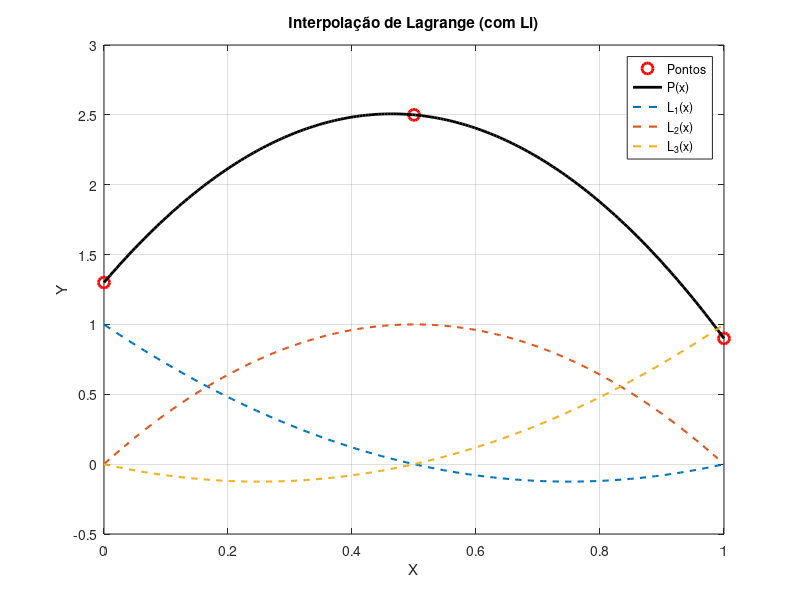

This chart was generated by the following MATLAB code:
function interp_lagrange(X, Y, mostrar_L)
    if nargin < 2
        X = [0, 0.5, 1];
        Y = [1.3, 2.5, 0.9];
        fprintf('Executando Interpolação de Lagrange com pontos padrões:\n');
    end

    if nargin < 3
        mostrar_L = 1:length(X); % mostra todos por padrão
    end

    n = length(X);

    fprintf('\n===============================\n');
    fprintf(' INTERPOLAÇÃO DE LAGRANGE\n');
    fprintf('===============================\n\n');

    % ============================
    % PASSO 1 - Mostrar pontos
    % ============================
    fprintf('Pontos fornecidos:\n');
    for i = 1:n
        fprintf('  P%d = (%.4f, %.4f)\n', i, X(i), Y(i));
    end
    fprintf('\n');

    % ============================
    % PASSO 2 - Mostrar Li(x)
    % ============================
    fprintf('Construção dos polinômios base Li(x):\n\n');

    for i = mostrar_L
        fprintf('L_%d(x) = ', i);

        for j = 1:n
            if j ~= i
                fprintf('(x - %.2f)/(%.2f - %.2f)', X(j), X(i), X(j));
                if j < n
                    fprintf(' * ');
                end
            end
        end
        fprintf('\n');
    end

    fprintf('\n');

    % ============================
    % PASSO 3 - DR (erro)
    % ============================
    Dr = 0;
    for k = 1:n
        val = 0;

        for i = 1:n
            L = 1;
            for j = 1:n
                if j ~= i
                    L = L * (X(k) - X(j)) / (X(i) - X(j));
                end
            end
            val = val + Y(i) * L;
        end

        res = abs(Y(k) - val);
        if res > Dr
            Dr = res;
        end
    end

    fprintf('>> DR = %.6e <<\n\n', Dr);

    % ============================
    % PASSO 4 - POLINÔMIO FINAL
    % ============================
    fprintf('Polinômio final:\n');
    fprintf('P(x) = ');

    for i = 1:n
        fprintf('(%.4f)*L_%d(x)', Y(i), i);
        if i < n
            fprintf(' + ');
        end
    end
    fprintf('\n\n');

    % ============================
    % PASSO 5 - GRÁFICO
    % ============================
    x_g = linspace(min(X), max(X), 200);
    y_g = zeros(size(x_g));

    % Polinômio final
    for k = 1:length(x_g)
        val = 0;
        for i = 1:n
            L = 1;
            for j = 1:n
                if j ~= i
                    L = L * (x_g(k) - X(j)) / (X(i) - X(j));
                end
            end
            val = val + Y(i) * L;
        end
        y_g(k) = val;
    end

    figure;
    plot(X, Y, 'ro', 'MarkerSize', 8, 'LineWidth', 2); hold on;
    plot(x_g, y_g, 'k-', 'LineWidth', 2);

    % Plot dos Li
    for idx = mostrar_L
        Li_vals = zeros(size(x_g));

        for k = 1:length(x_g)
            L = 1;
            for j = 1:n
                if j ~= idx
                    L = L * (x_g(k) - X(j)) / (X(idx) - X(j));
                end
            end
            Li_vals(k) = L;
        end

        plot(x_g, Li_vals, '--', 'LineWidth', 1.5);
    end

    title('Interpolação de Lagrange (com Li)');
    xlabel('X'); ylabel('Y');
    grid on;

    legend_labels = {'Pontos', 'P(x)'};

    for idx = mostrar_L
        legend_labels{end+1} = sprintf('L_%d(x)', idx);
    end

    legend(legend_labels);
end
